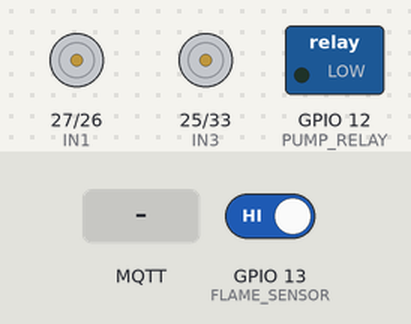
Simulated run of this sketch. Board: ESP32. On the bench: motor-driver pin pairs drawn as motors (green arrow = first pin HIGH = forward, orange = second pin HIGH = backward, longer = more drive, scaled by the enable pin), switched loads named in the sketch (green lamp = pin HIGH). The test bench sets the inputs (shaded band); at power-on: GPIO 13 (FLAME_SENSOR) HIGH. WiFi joins after 1.5 s; servers stay silent unless stated; random numbers use the default seed unless the sketch sets one; no MQTT or app messages arrive unless stated; what the sketch prints to the serial monitor is not drawn.

Above: at 2.7 s.
2.8 s: MQTT message "U" arrives on the first subscribed topic
At 3.8 s:
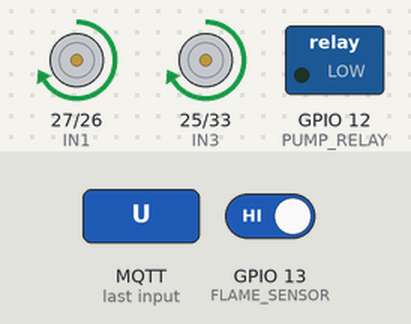
4.3 s: MQTT message "D" arrives on the first subscribed topic
At 4.9 s:
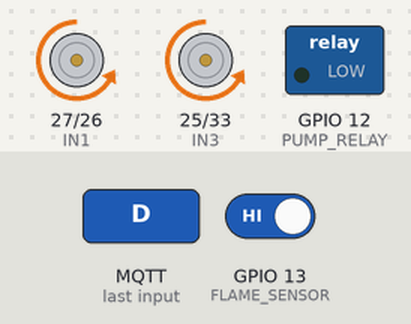
5.8 s: MQTT message "L" arrives on the first subscribed topic
At 6.1 s:
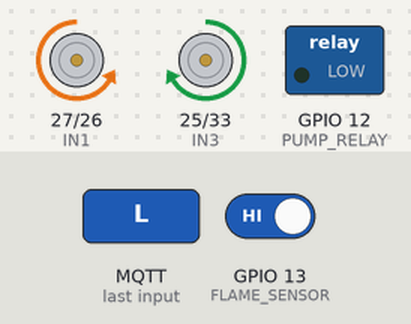
7.3 s: MQTT message "R" arrives on the first subscribed topic
At 8.4 s:
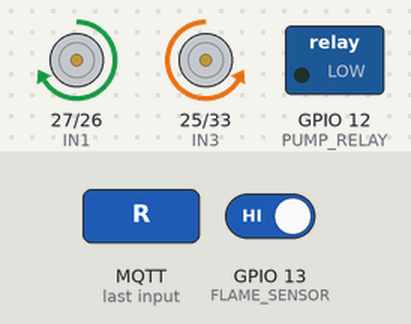
Timing chart, 0 to 9.8 s (numbered marks = the images above; inputs shaded):
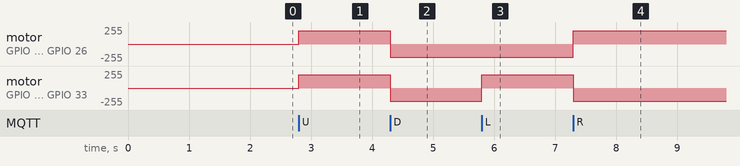

Measured:
- after the input at 2.8 s, motor on GPIO 27 (IN1) / GPIO 26 (IN2), motor on GPIO 25 (IN3) / GPIO 33 (IN4): stopped → forward 200/255 at once
- after the input at 4.3 s, motor on GPIO 27 (IN1) / GPIO 26 (IN2), motor on GPIO 25 (IN3) / GPIO 33 (IN4): forward 200/255 → backward 200/255 at once
- after the input at 5.8 s, motor on GPIO 25 (IN3) / GPIO 33 (IN4): backward 200/255 → forward 200/255 at once
- after the input at 7.3 s, motor on GPIO 27 (IN1) / GPIO 26 (IN2): backward 200/255 → forward 200/255 at once; motor on GPIO 25 (IN3) / GPIO 33 (IN4): forward 200/255 → backward 200/255 at once

The sketch:

Mqtt_movement.ino
```cpp
#include <WiFi.h>
#include <PubSubClient.h>

// --- 1. NETWORK & BROKER SETTINGS ---
const char* ssid = "Nadeem";        // CHANGE THIS
const char* password = "Pak123456"; // CHANGE THIS
const char* mqtt_server = "192.168.18.74";     // CHANGE THIS to your PC's IP

const char* command_topic = "robot/move";
const char* status_topic = "robot/status";

WiFiClient espClient;
PubSubClient client(espClient);


// LEFT Motor (Connected to OUT1/OUT2)
#define ENA 14
#define IN1 27
#define IN2 26

// RIGHT Motor (Connected to OUT3/OUT4)
#define ENB 32
#define IN3 25
#define IN4 33

// PHASE 2: Fire Extinguishing Hardware (Ready for later)
#define PUMP_RELAY 12
#define FLAME_SENSOR 13

// Speed Setting (0 to 255)
const int motorSpeed = 200;

void setup() {
  Serial.begin(115200);

  pinMode(ENA, OUTPUT); pinMode(IN1, OUTPUT); pinMode(IN2, OUTPUT);
  pinMode(ENB, OUTPUT); pinMode(IN3, OUTPUT); pinMode(IN4, OUTPUT);
  pinMode(PUMP_RELAY, OUTPUT); pinMode(FLAME_SENSOR, INPUT);

  stopMotors(); // Ensure motors are off at boot
  digitalWrite(PUMP_RELAY, LOW);

  setup_wifi();
  client.setServer(mqtt_server, 1883);
  client.setCallback(callback);
}

void loop() {
  if (!client.connected()) {
    reconnect();
  }
  client.loop();

  // Phase 2 Preview: Fire Detection
  if (digitalRead(FLAME_SENSOR) == LOW) {
    // Fire detected logic will go here
  }
}

// --- MQTT & WIFI SETUP ---
void setup_wifi() {
  delay(10);
  Serial.println("\nConnecting to Wi-Fi...");
  WiFi.begin(ssid, password);
  while (WiFi.status() != WL_CONNECTED) {
    delay(500);
    Serial.print(".");
  }
  Serial.println("\nWi-Fi connected! IP: ");
  Serial.println(WiFi.localIP());
}

void reconnect() {
  while (!client.connected()) {
    Serial.print("Attempting MQTT connection...");
    String clientId = "ESP32-FireRobot-";
    clientId += String(random(0, 0xffff), HEX);
    if (client.connect(clientId.c_str())) {
      Serial.println("Connected to Mosquitto!");
      client.subscribe(command_topic);
    } else {
      Serial.print("failed, rc=");
      Serial.print(client.state());
      Serial.println(" try again in 5 seconds");
      delay(5000);
    }
  }
}

// --- INCOMING MESSAGE HANDLER ---
void callback(char* topic, byte* payload, unsigned int length) {
  // Grab the very first character of the incoming message
  char command = (char)payload[0];

  Serial.print("Command Received: ");
  Serial.println(command);

  // Match the character to your Bluetooth commands
  if (command == 'U') {        // 'U' for Up/Forward
    moveForward();
  }
  else if (command == 'D') {   // 'D' for Down/Backward
    moveBackward();
  }
  else if (command == 'L') {   // Left
    turnLeft();
  }
  else if (command == 'R') {   // Right
    turnRight();
  }
  else if (command == 'S') {   // Stop
    stopMotors();
  }
}

// --- STANDARD MOTOR MOVEMENT FUNCTIONS ---

void moveForward() {
  analogWrite(ENA, motorSpeed);
  analogWrite(ENB, motorSpeed);

  // Both motors spin forward
  digitalWrite(IN1, HIGH);
  digitalWrite(IN2, LOW);
  digitalWrite(IN3, HIGH);
  digitalWrite(IN4, LOW);
}

void moveBackward() {
  analogWrite(ENA, motorSpeed);
  analogWrite(ENB, motorSpeed);

  // Both motors spin backward
  digitalWrite(IN1, LOW);
  digitalWrite(IN2, HIGH);
  digitalWrite(IN3, LOW);
  digitalWrite(IN4, HIGH);
}

void turnRight() {
  analogWrite(ENA, motorSpeed);
  analogWrite(ENB, motorSpeed);

  // Left spins forward, Right spins backward
  digitalWrite(IN1, HIGH);
  digitalWrite(IN2, LOW);
  digitalWrite(IN3, LOW);
  digitalWrite(IN4, HIGH);
}

void turnLeft() {
  analogWrite(ENA, motorSpeed);
  analogWrite(ENB, motorSpeed);

  // Left spins backward, Right spins forward
  digitalWrite(IN1, LOW);
  digitalWrite(IN2, HIGH);
  digitalWrite(IN3, HIGH);
  digitalWrite(IN4, LOW);
}

void stopMotors() {
  // All pins low = coast to a stop
  digitalWrite(IN1, LOW);
  digitalWrite(IN2, LOW);
  digitalWrite(IN3, LOW);
  digitalWrite(IN4, LOW);
  analogWrite(ENA, 0);
  analogWrite(ENB, 0);
}
```
